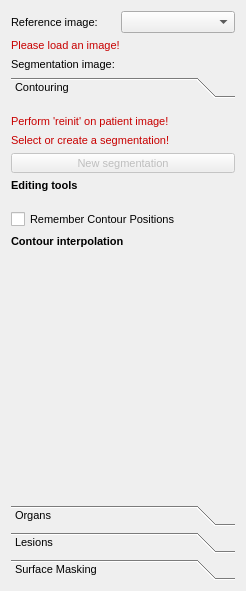
<?xml version="1.0" encoding="UTF-8"?>
<ui version="4.0">
 <class>QmitkSegmentationControls</class>
 <widget class="QWidget" name="QmitkSegmentationControls">
  <property name="geometry">
   <rect>
    <x>0</x>
    <y>0</y>
    <width>246</width>
    <height>591</height>
   </rect>
  </property>
  <property name="minimumSize">
   <size>
    <width>0</width>
    <height>0</height>
   </size>
  </property>
  <property name="font">
   <font>
    <family>MS Shell Dlg 2</family>
    <pointsize>8</pointsize>
    <weight>50</weight>
    <italic>false</italic>
    <bold>false</bold>
    <underline>false</underline>
    <strikeout>false</strikeout>
   </font>
  </property>
  <property name="windowTitle">
   <string>QmitkSegmentation</string>
  </property>
  <layout class="QVBoxLayout" name="verticalLayout_6">
   <item>
    <widget class="QWidget" name="widget" native="true">
     <layout class="QGridLayout" name="gridLayout">
      <property name="margin">
       <number>0</number>
      </property>
      <item row="0" column="0">
       <widget class="QLabel" name="lblRefImage">
        <property name="sizePolicy">
         <sizepolicy hsizetype="Preferred" vsizetype="Preferred">
          <horstretch>0</horstretch>
          <verstretch>0</verstretch>
         </sizepolicy>
        </property>
        <property name="minimumSize">
         <size>
          <width>0</width>
          <height>0</height>
         </size>
        </property>
        <property name="maximumSize">
         <size>
          <width>16777215</width>
          <height>16777215</height>
         </size>
        </property>
        <property name="text">
         <string>Reference image:</string>
        </property>
       </widget>
      </item>
      <item row="2" column="0" colspan="2">
       <widget class="QLabel" name="lblSegImage">
        <property name="text">
         <string>Segmentation image:</string>
        </property>
       </widget>
      </item>
      <item row="2" column="2">
       <widget class="QLabel" name="lblSegmentation">
        <property name="sizePolicy">
         <sizepolicy hsizetype="Expanding" vsizetype="Preferred">
          <horstretch>0</horstretch>
          <verstretch>0</verstretch>
         </sizepolicy>
        </property>
        <property name="text">
         <string/>
        </property>
       </widget>
      </item>
      <item row="1" column="0" colspan="3">
       <widget class="QLabel" name="lblReferenceImageSelectionWarning">
        <property name="sizePolicy">
         <sizepolicy hsizetype="Preferred" vsizetype="Preferred">
          <horstretch>0</horstretch>
          <verstretch>0</verstretch>
         </sizepolicy>
        </property>
        <property name="palette">
         <palette>
          <active>
           <colorrole role="WindowText">
            <brush brushstyle="SolidPattern">
             <color alpha="255">
              <red>200</red>
              <green>0</green>
              <blue>0</blue>
             </color>
            </brush>
           </colorrole>
           <colorrole role="Text">
            <brush brushstyle="SolidPattern">
             <color alpha="255">
              <red>200</red>
              <green>0</green>
              <blue>0</blue>
             </color>
            </brush>
           </colorrole>
           <colorrole role="ButtonText">
            <brush brushstyle="SolidPattern">
             <color alpha="255">
              <red>200</red>
              <green>0</green>
              <blue>0</blue>
             </color>
            </brush>
           </colorrole>
          </active>
          <inactive>
           <colorrole role="WindowText">
            <brush brushstyle="SolidPattern">
             <color alpha="255">
              <red>200</red>
              <green>0</green>
              <blue>0</blue>
             </color>
            </brush>
           </colorrole>
           <colorrole role="Text">
            <brush brushstyle="SolidPattern">
             <color alpha="255">
              <red>200</red>
              <green>0</green>
              <blue>0</blue>
             </color>
            </brush>
           </colorrole>
           <colorrole role="ButtonText">
            <brush brushstyle="SolidPattern">
             <color alpha="255">
              <red>200</red>
              <green>0</green>
              <blue>0</blue>
             </color>
            </brush>
           </colorrole>
          </inactive>
          <disabled>
           <colorrole role="WindowText">
            <brush brushstyle="SolidPattern">
             <color alpha="255">
              <red>84</red>
              <green>82</green>
              <blue>78</blue>
             </color>
            </brush>
           </colorrole>
           <colorrole role="Text">
            <brush brushstyle="SolidPattern">
             <color alpha="255">
              <red>84</red>
              <green>82</green>
              <blue>78</blue>
             </color>
            </brush>
           </colorrole>
           <colorrole role="ButtonText">
            <brush brushstyle="SolidPattern">
             <color alpha="255">
              <red>84</red>
              <green>82</green>
              <blue>78</blue>
             </color>
            </brush>
           </colorrole>
          </disabled>
         </palette>
        </property>
        <property name="font">
         <font>
          <weight>50</weight>
          <bold>false</bold>
         </font>
        </property>
        <property name="text">
         <string>Please load an image!</string>
        </property>
       </widget>
      </item>
      <item row="0" column="2">
       <widget class="QmitkDataStorageComboBox" name="refImageSelector">
        <property name="sizePolicy">
         <sizepolicy hsizetype="Expanding" vsizetype="Fixed">
          <horstretch>0</horstretch>
          <verstretch>0</verstretch>
         </sizepolicy>
        </property>
        <property name="sizeAdjustPolicy">
         <enum>QComboBox::AdjustToMinimumContentsLength</enum>
        </property>
       </widget>
      </item>
     </layout>
    </widget>
   </item>
   <item>
    <widget class="QToolBox" name="widgetStack">
     <property name="currentIndex">
      <number>0</number>
     </property>
     <widget class="QWidget" name="pageManual">
      <property name="geometry">
       <rect>
        <x>0</x>
        <y>0</y>
        <width>228</width>
        <height>394</height>
       </rect>
      </property>
      <attribute name="icon">
       <iconset resource="../../resources/segmentation.qrc">
        <normaloff>:/segmentation/segmentation.png</normaloff>:/segmentation/segmentation.png</iconset>
      </attribute>
      <attribute name="label">
       <string>Contouring</string>
      </attribute>
      <layout class="QVBoxLayout" name="verticalLayout">
       <property name="leftMargin">
        <number>0</number>
       </property>
       <property name="rightMargin">
        <number>0</number>
       </property>
       <item>
        <widget class="QLabel" name="lblAlignmentWarning">
         <property name="palette">
          <palette>
           <active>
            <colorrole role="WindowText">
             <brush brushstyle="SolidPattern">
              <color alpha="255">
               <red>200</red>
               <green>0</green>
               <blue>0</blue>
              </color>
             </brush>
            </colorrole>
            <colorrole role="Text">
             <brush brushstyle="SolidPattern">
              <color alpha="255">
               <red>200</red>
               <green>0</green>
               <blue>0</blue>
              </color>
             </brush>
            </colorrole>
            <colorrole role="ButtonText">
             <brush brushstyle="SolidPattern">
              <color alpha="255">
               <red>200</red>
               <green>0</green>
               <blue>0</blue>
              </color>
             </brush>
            </colorrole>
           </active>
           <inactive>
            <colorrole role="WindowText">
             <brush brushstyle="SolidPattern">
              <color alpha="255">
               <red>200</red>
               <green>0</green>
               <blue>0</blue>
              </color>
             </brush>
            </colorrole>
            <colorrole role="Text">
             <brush brushstyle="SolidPattern">
              <color alpha="255">
               <red>200</red>
               <green>0</green>
               <blue>0</blue>
              </color>
             </brush>
            </colorrole>
            <colorrole role="ButtonText">
             <brush brushstyle="SolidPattern">
              <color alpha="255">
               <red>200</red>
               <green>0</green>
               <blue>0</blue>
              </color>
             </brush>
            </colorrole>
           </inactive>
           <disabled>
            <colorrole role="WindowText">
             <brush brushstyle="SolidPattern">
              <color alpha="255">
               <red>84</red>
               <green>82</green>
               <blue>78</blue>
              </color>
             </brush>
            </colorrole>
            <colorrole role="Text">
             <brush brushstyle="SolidPattern">
              <color alpha="255">
               <red>84</red>
               <green>82</green>
               <blue>78</blue>
              </color>
             </brush>
            </colorrole>
            <colorrole role="ButtonText">
             <brush brushstyle="SolidPattern">
              <color alpha="255">
               <red>84</red>
               <green>82</green>
               <blue>78</blue>
              </color>
             </brush>
            </colorrole>
           </disabled>
          </palette>
         </property>
         <property name="font">
          <font>
           <weight>50</weight>
           <bold>false</bold>
          </font>
         </property>
         <property name="text">
          <string>Perform 'reinit' on patient image!</string>
         </property>
        </widget>
       </item>
       <item>
        <widget class="QLabel" name="lblWorkingImageSelectionWarning">
         <property name="palette">
          <palette>
           <active>
            <colorrole role="WindowText">
             <brush brushstyle="SolidPattern">
              <color alpha="255">
               <red>200</red>
               <green>0</green>
               <blue>0</blue>
              </color>
             </brush>
            </colorrole>
            <colorrole role="Text">
             <brush brushstyle="SolidPattern">
              <color alpha="255">
               <red>200</red>
               <green>0</green>
               <blue>0</blue>
              </color>
             </brush>
            </colorrole>
            <colorrole role="ButtonText">
             <brush brushstyle="SolidPattern">
              <color alpha="255">
               <red>200</red>
               <green>0</green>
               <blue>0</blue>
              </color>
             </brush>
            </colorrole>
           </active>
           <inactive>
            <colorrole role="WindowText">
             <brush brushstyle="SolidPattern">
              <color alpha="255">
               <red>200</red>
               <green>0</green>
               <blue>0</blue>
              </color>
             </brush>
            </colorrole>
            <colorrole role="Text">
             <brush brushstyle="SolidPattern">
              <color alpha="255">
               <red>200</red>
               <green>0</green>
               <blue>0</blue>
              </color>
             </brush>
            </colorrole>
            <colorrole role="ButtonText">
             <brush brushstyle="SolidPattern">
              <color alpha="255">
               <red>200</red>
               <green>0</green>
               <blue>0</blue>
              </color>
             </brush>
            </colorrole>
           </inactive>
           <disabled>
            <colorrole role="WindowText">
             <brush brushstyle="SolidPattern">
              <color alpha="255">
               <red>84</red>
               <green>82</green>
               <blue>78</blue>
              </color>
             </brush>
            </colorrole>
            <colorrole role="Text">
             <brush brushstyle="SolidPattern">
              <color alpha="255">
               <red>84</red>
               <green>82</green>
               <blue>78</blue>
              </color>
             </brush>
            </colorrole>
            <colorrole role="ButtonText">
             <brush brushstyle="SolidPattern">
              <color alpha="255">
               <red>84</red>
               <green>82</green>
               <blue>78</blue>
              </color>
             </brush>
            </colorrole>
           </disabled>
          </palette>
         </property>
         <property name="font">
          <font>
           <weight>50</weight>
           <bold>false</bold>
          </font>
         </property>
         <property name="text">
          <string>Select or create a segmentation!</string>
         </property>
        </widget>
       </item>
       <item>
        <widget class="QToolButton" name="btnNewSegmentation">
         <property name="enabled">
          <bool>false</bool>
         </property>
         <property name="sizePolicy">
          <sizepolicy hsizetype="Expanding" vsizetype="Fixed">
           <horstretch>1</horstretch>
           <verstretch>0</verstretch>
          </sizepolicy>
         </property>
         <property name="font">
          <font>
           <weight>50</weight>
           <bold>false</bold>
          </font>
         </property>
         <property name="toolTip">
          <string>New segmentation</string>
         </property>
         <property name="text">
          <string>New segmentation</string>
         </property>
         <property name="icon">
          <iconset resource="../../resources/segmentation.qrc">
           <normaloff>:/segmentation/btnNew.png</normaloff>:/segmentation/btnNew.png</iconset>
         </property>
         <property name="toolButtonStyle">
          <enum>Qt::ToolButtonTextBesideIcon</enum>
         </property>
        </widget>
       </item>
       <item>
        <widget class="QLabel" name="lblManualTools">
         <property name="font">
          <font>
           <weight>75</weight>
           <bold>true</bold>
          </font>
         </property>
         <property name="text">
          <string>Editing tools</string>
         </property>
        </widget>
       </item>
       <item>
        <widget class="QmitkToolSelectionBox" name="m_ManualToolSelectionBox" native="true">
         <property name="font">
          <font>
           <weight>50</weight>
           <bold>false</bold>
          </font>
         </property>
        </widget>
       </item>
       <item>
        <widget class="QmitkToolGUIArea" name="m_ManualToolGUIContainer" native="true">
         <property name="font">
          <font>
           <weight>50</weight>
           <bold>false</bold>
          </font>
         </property>
        </widget>
       </item>
       <item>
        <widget class="QCheckBox" name="cbRememberContourPositions">
         <property name="text">
          <string>Remember Contour Positions</string>
         </property>
        </widget>
       </item>
       <item>
        <widget class="QLabel" name="lblInterpolation">
         <property name="font">
          <font>
           <weight>75</weight>
           <bold>true</bold>
          </font>
         </property>
         <property name="text">
          <string>Contour interpolation</string>
         </property>
        </widget>
       </item>
       <item>
        <widget class="QmitkSlicesInterpolator" name="m_SlicesInterpolator" native="true">
         <property name="font">
          <font>
           <weight>50</weight>
           <bold>false</bold>
          </font>
         </property>
        </widget>
       </item>
       <item>
        <spacer name="verticalSpacer">
         <property name="orientation">
          <enum>Qt::Vertical</enum>
         </property>
         <property name="sizeHint" stdset="0">
          <size>
           <width>20</width>
           <height>40</height>
          </size>
         </property>
        </spacer>
       </item>
      </layout>
     </widget>
     <widget class="QWidget" name="pageOrgans">
      <property name="geometry">
       <rect>
        <x>0</x>
        <y>0</y>
        <width>100</width>
        <height>30</height>
       </rect>
      </property>
      <attribute name="label">
       <string>Organs</string>
      </attribute>
      <layout class="QVBoxLayout" name="verticalLayout_2">
       <property name="leftMargin">
        <number>0</number>
       </property>
       <property name="rightMargin">
        <number>0</number>
       </property>
       <item>
        <widget class="QmitkToolSelectionBox" name="m_OrganToolSelectionBox" native="true">
         <property name="font">
          <font>
           <weight>50</weight>
           <bold>false</bold>
          </font>
         </property>
        </widget>
       </item>
       <item>
        <widget class="QmitkToolGUIArea" name="m_OrganToolGUIContainer" native="true">
         <property name="font">
          <font>
           <weight>50</weight>
           <bold>false</bold>
          </font>
         </property>
        </widget>
       </item>
       <item>
        <spacer name="verticalSpacer_2">
         <property name="orientation">
          <enum>Qt::Vertical</enum>
         </property>
         <property name="sizeHint" stdset="0">
          <size>
           <width>20</width>
           <height>40</height>
          </size>
         </property>
        </spacer>
       </item>
      </layout>
     </widget>
     <widget class="QWidget" name="pageLesions">
      <property name="geometry">
       <rect>
        <x>0</x>
        <y>0</y>
        <width>100</width>
        <height>30</height>
       </rect>
      </property>
      <attribute name="label">
       <string>Lesions</string>
      </attribute>
      <layout class="QVBoxLayout" name="verticalLayout_4">
       <property name="leftMargin">
        <number>0</number>
       </property>
       <property name="rightMargin">
        <number>0</number>
       </property>
       <item>
        <widget class="QmitkToolSelectionBox" name="m_LesionToolSelectionBox" native="true">
         <property name="font">
          <font>
           <weight>50</weight>
           <bold>false</bold>
          </font>
         </property>
        </widget>
       </item>
       <item>
        <widget class="QmitkToolGUIArea" name="m_LesionToolGUIContainer" native="true">
         <property name="font">
          <font>
           <weight>50</weight>
           <bold>false</bold>
          </font>
         </property>
        </widget>
       </item>
       <item>
        <spacer name="verticalSpacer_3">
         <property name="orientation">
          <enum>Qt::Vertical</enum>
         </property>
         <property name="sizeHint" stdset="0">
          <size>
           <width>20</width>
           <height>40</height>
          </size>
         </property>
        </spacer>
       </item>
      </layout>
     </widget>
     <widget class="QWidget" name="SurfaceMasking">
      <property name="geometry">
       <rect>
        <x>0</x>
        <y>0</y>
        <width>226</width>
        <height>100</height>
       </rect>
      </property>
      <attribute name="label">
       <string>Surface Masking</string>
      </attribute>
      <layout class="QVBoxLayout" name="verticalLayout_5">
       <item>
        <widget class="QLabel" name="label">
         <property name="text">
          <string>Select Surface For Image Masking:</string>
         </property>
        </widget>
       </item>
       <item>
        <widget class="QmitkDataStorageComboBox" name="MaskSurfaces"/>
       </item>
       <item>
        <widget class="QPushButton" name="CreateSegmentationFromSurface">
         <property name="enabled">
          <bool>false</bool>
         </property>
         <property name="toolTip">
          <string/>
         </property>
         <property name="text">
          <string>Create Segmentation From Surface</string>
         </property>
        </widget>
       </item>
       <item>
        <spacer name="verticalSpacer_4">
         <property name="orientation">
          <enum>Qt::Vertical</enum>
         </property>
         <property name="sizeHint" stdset="0">
          <size>
           <width>20</width>
           <height>40</height>
          </size>
         </property>
        </spacer>
       </item>
      </layout>
     </widget>
    </widget>
   </item>
  </layout>
 </widget>
 <layoutdefault spacing="6" margin="11"/>
 <customwidgets>
  <customwidget>
   <class>QmitkDataStorageComboBox</class>
   <extends>QComboBox</extends>
   <header location="global">QmitkDataStorageComboBox.h</header>
  </customwidget>
  <customwidget>
   <class>QmitkToolSelectionBox</class>
   <extends>QWidget</extends>
   <header location="global">QmitkToolSelectionBox.h</header>
  </customwidget>
  <customwidget>
   <class>QmitkSlicesInterpolator</class>
   <extends>QWidget</extends>
   <header location="global">QmitkSlicesInterpolator.h</header>
  </customwidget>
  <customwidget>
   <class>QmitkToolGUIArea</class>
   <extends>QWidget</extends>
   <header location="global">QmitkToolGUIArea.h</header>
  </customwidget>
 </customwidgets>
 <includes>
  <include location="global">QmitkToolReferenceDataSelectionBox.h</include>
  <include location="global">QmitkToolGUIArea.h</include>
  <include location="global">QmitkToolSelectionBox.h</include>
  <include location="global">QmitkSlicesInterpolator.h</include>
 </includes>
 <resources>
  <include location="../../resources/segmentation.qrc"/>
 </resources>
 <connections/>
</ui>
